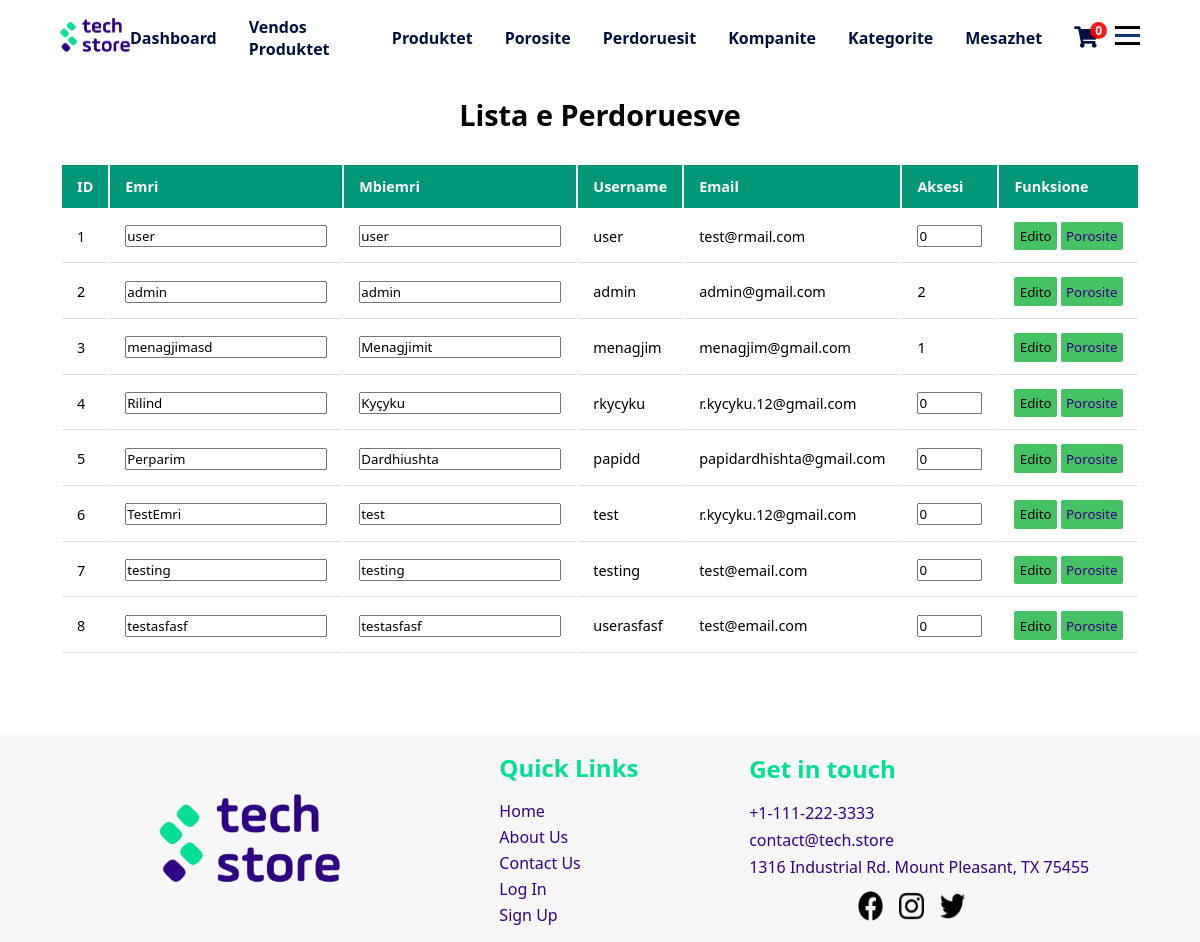
The page /php/admin/perdoruesit.php (signed in) on the database as committed earlier.
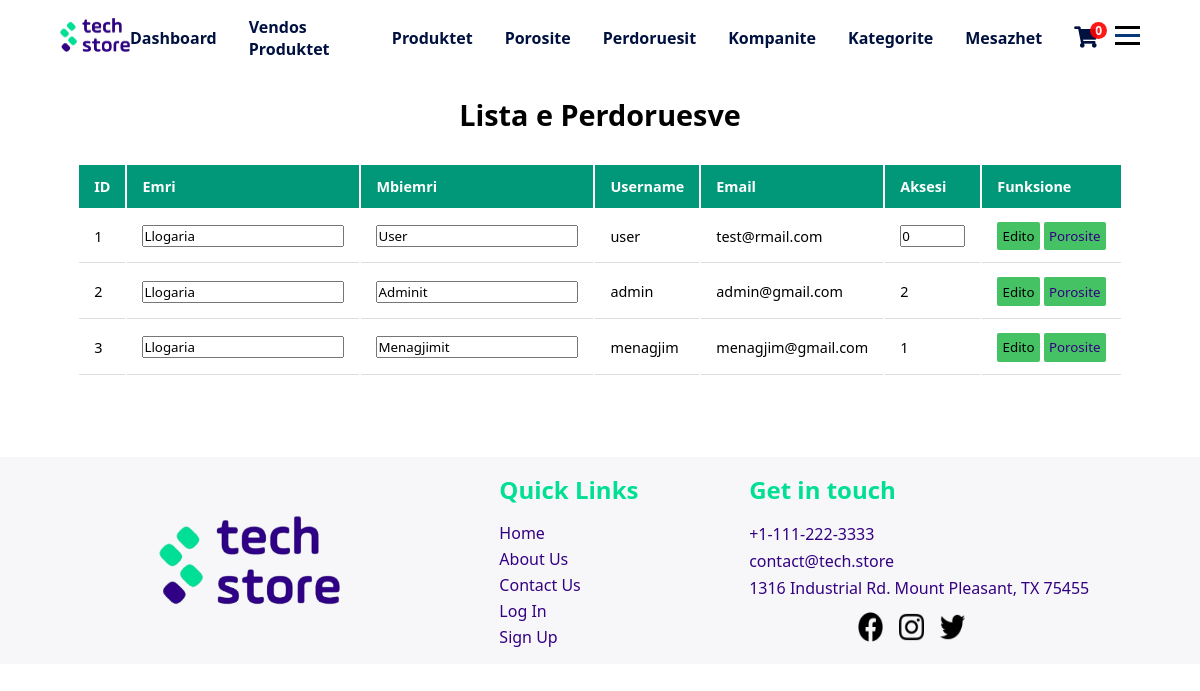
The same page on the database as committed later.
### tables this page shows
CREATE TABLE `user` (
  `userID` int(11) NOT NULL,
  `emri` varchar(20) NOT NULL,
  `mbiemri` varchar(30) DEFAULT NULL,
  `username` varchar(20) NOT NULL,
  `email` varchar(50) DEFAULT NULL,
  `password` varchar(50) NOT NULL,
  `aksesi` int(1) NOT NULL DEFAULT 0
);

### php/db/dbcon.php (called while the page is built)
<?php
class dbCon
{
    private $conn = '';
    private $hostiIDB = 'localhost';
    private $emriDB = 'techstoredb';
    private $dbUsername = 'root';
    private $dbPass = '';
    public function connDB()
    {
        try {
            $this->conn = new PDO(
                "mysql:host=$this->hostiIDB;dbname=$this->emriDB", $this->dbUsername, $this->dbPass,
                [PDO::ATTR_DEFAULT_FETCH_MODE => PDO::FETCH_ASSOC]
            );
        } catch (PDOException $pdoe) {
            die("Nuk mund të lidhej me bazën e të dhënave {$this->emriDB} :" . $pdoe->getMessage());
        }
        return $this->conn;
    }
}
?>

### php/CRUD/userCRUD.php (called while the page is built, shortened)
<?php
require_once('../db/dbcon.php');
class userCRUD extends dbCon
{
    private $dbConn;
    public function __construct($userID = '', $emri = '', $mbiemri = '', $username = '', $email = '', $password = '', $aksesi = '')
    {
        $this->dbConn = $this->connDB();
    }
    public function shfaqTeGjithePerdoruesit()
    {
        try {
            $sql = 'SELECT * from user';
            $stm = $this->dbConn->prepare($sql);
            $stm->execute();
            return $stm->fetchAll();
        } catch (Exception $e) {
            return $e->getMessage();
        }
    }
}
?>

### php/admin/perdoruesit.php (the view, shortened to what this page needs)
<?php
require_once('../CRUD/userCRUD.php');
$userCRUD = new userCRUD();
?>
<!DOCTYPE html>
<html lang="en">
<head>
  <link rel="stylesheet" href="../../css/adminDashboard.css" />
  <link rel="stylesheet" href="../../css/mesazhetStyle.css" />
</head>
<body>
  <?php include '../design/header.php' ?>
  <div class="containerDashboardP">
    <h1>Lista e Perdoruesve</h1>
    <table>
      <tr>
        <th>ID</th>
        <th>Emri</th>
        <th>Mbiemri</th>
        <th>Username</th>
        <th>Email</th>
        <th>Aksesi</th>
        <th>Funksione</th>
      </tr>
      <?php
      $perdoruesit = $userCRUD->shfaqTeGjithePerdoruesit();
      foreach ($perdoruesit as $perdoruesi) {
        echo '
            <tr>
              <td id="userID_' . $perdoruesi['userID'] . '">' . $perdoruesi['userID'] . '</td>
              <td><input id="emri_' . $perdoruesi['userID'] . '" type="text" placeholder="Emri" value="' . $perdoruesi['emri'] . '"></td>
              <td><input id="mbiemri_' . $perdoruesi['userID'] . '" type="text" placeholder=""value="' . $perdoruesi['mbiemri'] . '"></td>
              <td>' . $perdoruesi['username'] . '</td>
              <td>' . $perdoruesi['email'] . '</td>';
        if ($perdoruesi['aksesi'] == 2 && $_SESSION['aksesi'] != 2 || $perdoruesi['userID'] == $_SESSION['userID']) {
          echo '<td id="aksesi_' . $perdoruesi['userID'] . '">' . $perdoruesi['aksesi'] . '</td>';
        } else {
          echo '<td><input id="aksesi_' . $perdoruesi['userID'] . '" type="number" min="0" max="2" placeholder="Aksesi" value="' . $perdoruesi['aksesi'] . '"></td>';
        }
        echo '<td><button class="edito" onclick="return ndryshoTeDhenat(' . $perdoruesi['userID'] . '); ">Edito</button>
              <button class="edito"><a href="../userPages/porosit.php?userID=' . $perdoruesi['userID'] . '">Porosite</a></button></td>
            </tr>';
      }
      ?>
    </table>
  </div>
  <?php
  include '../design/footer.php';
  include('../funksione/importimiScriptave.php') ?>
</body>
</html>

Rows that differ between the two databases and show on the page:
removed user: userID "4", emri "Rilind", username "rkycyku", email "r.kycyku.12@gmail.com", aksesi "0"
removed user: userID "5", emri "Perparim", username "papidd", email "papidardhishta@gmail.com", aksesi "0"
removed user: userID "6", emri "TestEmri", username "test", email "r.kycyku.12@gmail.com", aksesi "0"
removed user: userID "7", emri "testing", username "testing", email "test@email.com", aksesi "0"
removed user: userID "8", emri "testasfasf", username "userasfasf", email "test@email.com", aksesi "0"
changed user "user": emri "user" → "Llogaria"; value "user" → "User"
changed user "admin": emri "admin" → "Llogaria"; value "admin" → "Adminit"
changed user "menagjim": emri "menagjimasd" → "Llogaria"
